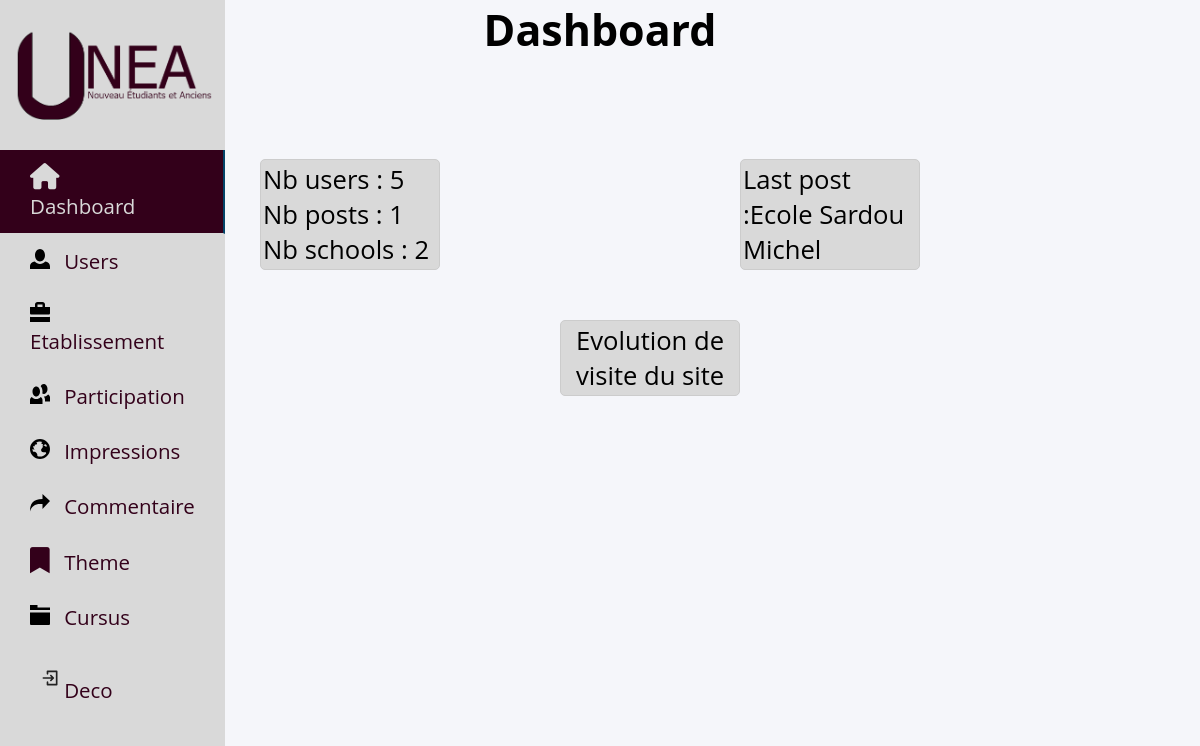
The app's page /admin.php, older data.
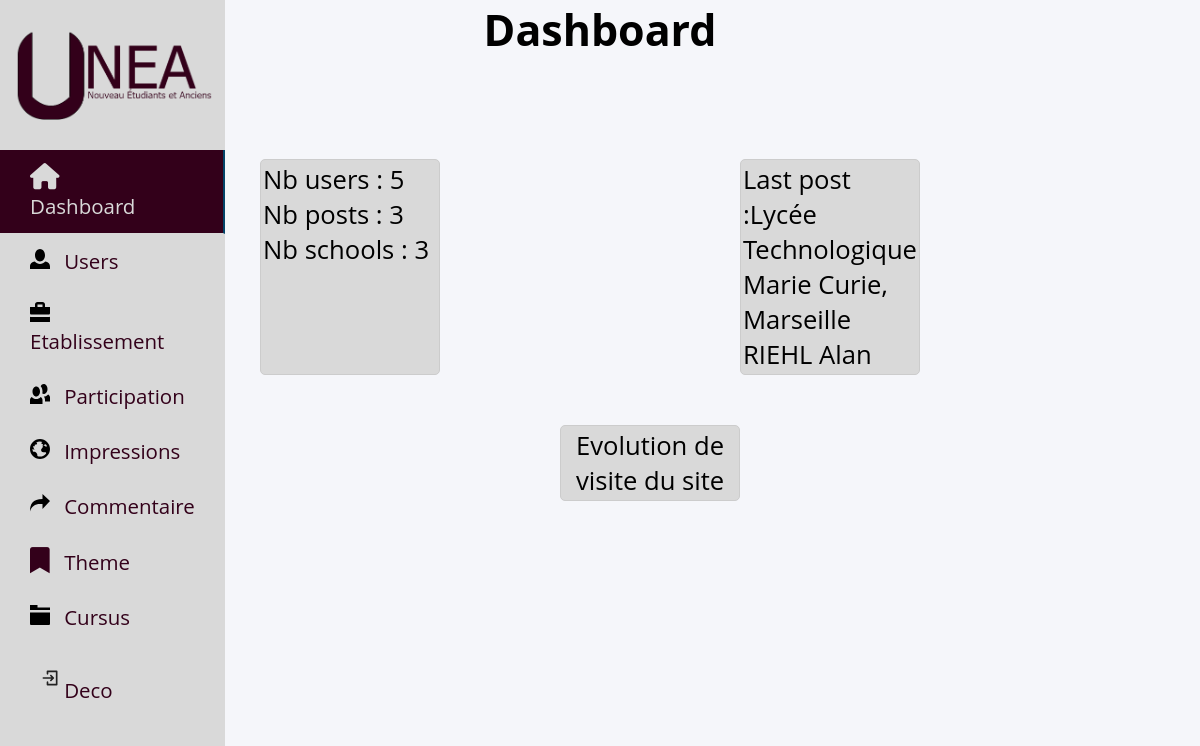
The same page, newer data.
### tables this page shows
CREATE TABLE IF NOT EXISTS `impression` (
  `id_imp` int NOT NULL AUTO_INCREMENT,
  `titre_imp` varchar(250) DEFAULT NULL,
  `contenu_imp` text,
  `date_imp` timestamp NOT NULL,
  `id_theme` int NOT NULL,
  `id_user` int NOT NULL,
  PRIMARY KEY (`id_imp`),
  KEY `id_theme` (`id_theme`),
  KEY `id_user` (`id_user`)
);

CREATE TABLE IF NOT EXISTS `user` (
  `id_user` int NOT NULL AUTO_INCREMENT,
  `nom_user` varchar(50) DEFAULT NULL,
  `prenom_user` varchar(50) DEFAULT NULL,
  `mail_user` varchar(50) DEFAULT NULL,
  `dtn_user` varchar(10) DEFAULT NULL,
  `mdp_user` varchar(65) DEFAULT NULL,
  `img_user` varchar(250) DEFAULT NULL,
  `role_user` int DEFAULT NULL,
  `newsLetter` tinyint(1) DEFAULT NULL,
  PRIMARY KEY (`id_user`)
);

### admin.php (the view, shortened to what this page needs)
<!DOCTYPE html>
<html lang="en">
<head>
    <link rel="stylesheet" href="assets/css/admin.css">
    <link rel="stylesheet" href="https://cdnjs.cloudflare.com/ajax/libs/font-awesome/6.0.0/css/all.min.css">
</head>
<body>
<?php include "include/bdd.php" ;
      include "include/nav-admin.php";
       $sql_nb_user = "SELECT COUNT(id_user) FROM user";
       $result_user = $bdd->query($sql_nb_user);
       $nombreUtilisateurs = $result_user->fetchColumn();
       $sql_nb_post = "SELECT COUNT(id_imp) FROM impression";
       $result_post = $bdd->query($sql_nb_post);
       $nombrePost = $result_post->fetchColumn();
       $sql_nb_ecole = "SELECT COUNT(nom_etab) FROM etablissement";
       $result_ecole = $bdd->query($sql_nb_ecole);
       $nombreEcole = $result_ecole->fetchColumn();
$sql_last_post ="SELECT impression.titre_imp,user.nom_user,user.prenom_user  FROM impression INNER JOIN user on user.id_user=impression.id_user
                 ORDER BY impression.id_imp DESC
                 LIMIT 1";
$result_last=$bdd->query($sql_last_post);
while ($row = $result_last->fetch(PDO::FETCH_ASSOC)) {
?>
<center><h2 >Dashboard</h2></center>
<div class="grid-container">
<div class="container">
        <li>Nb users :<?=" ".$nombreUtilisateurs ?> </li>
        <li>Nb posts :<?=" ".$nombrePost?></li>
        <li>Nb schools :<?=" ".$nombreEcole?></li>
    </div>
    <div class="container">
        <li>Last post :<?=$row["titre_imp"]." ".$row["nom_user"]." ".$row["prenom_user"] ; }?></li>
    </div>
    <div class="bottom-container container">
        <li>Evolution de visite du site </li>
    </div>
</div>
</body>
</html>

Row changes from the older to the newer data that the page shows:
removed impression: nombreUtilisateurs "5", nombrePost "1", nombreEcole "2", titre_imp "Ecole", id_user.nom_user "Sardou", id_user.prenom_user "Michel"
added impression: nombreUtilisateurs "5", nombrePost "3", nombreEcole "3", titre_imp "Lycée Technologique Marie Curie, Marseille", id_user.nom_user "RIEHL", id_user.prenom_user "Alan"
